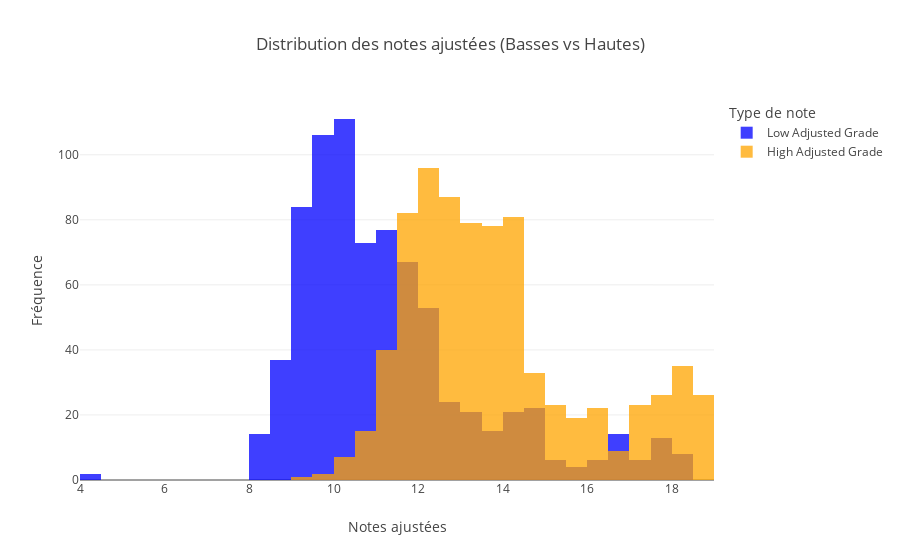

Notebook code cell kept with this figure:
### Markdown cell above
Le graphique suivant est interactif et l'on peut afficher uniquement low ou high en cliquant directement sur la légende.

### Code cell
from plots import plot_adjusted_grades_histogram
df = pd.read_excel('final_dataset.xlsx')


try:
    fig_adjusted_grades = plot_adjusted_grades_histogram(df)
    fig_adjusted_grades.show()
except ValueError as e:
    print(e)

### Figure 1 — Plotly figure (JSON) as saved in the notebook; plotly's stock layout.template omitted (floating-point values rounded to 4 significant figures; data arrays with more than 128 entries replaced by an {"elided": "..."} marker saying what was removed)
{"data": [{"marker": {"color": "blue"}, "name": "Low Adjusted Grade", "opacity": 0.75, "type": "histogram", "x": {"elided": "897 float values"}}, {"marker": {"color": "orange"}, "name": "High Adjusted Grade", "opacity": 0.75, "type": "histogram", "x": {"elided": "897 float values"}}], "layout": {"barmode": "overlay", "legend": {"title": {"text": "Type de note"}}, "title": {"text": "Distribution des notes ajustées (Basses vs Hautes)"}, "xaxis": {"title": {"text": "Notes ajustées"}}, "yaxis": {"title": {"text": "Fréquence"}}}}
